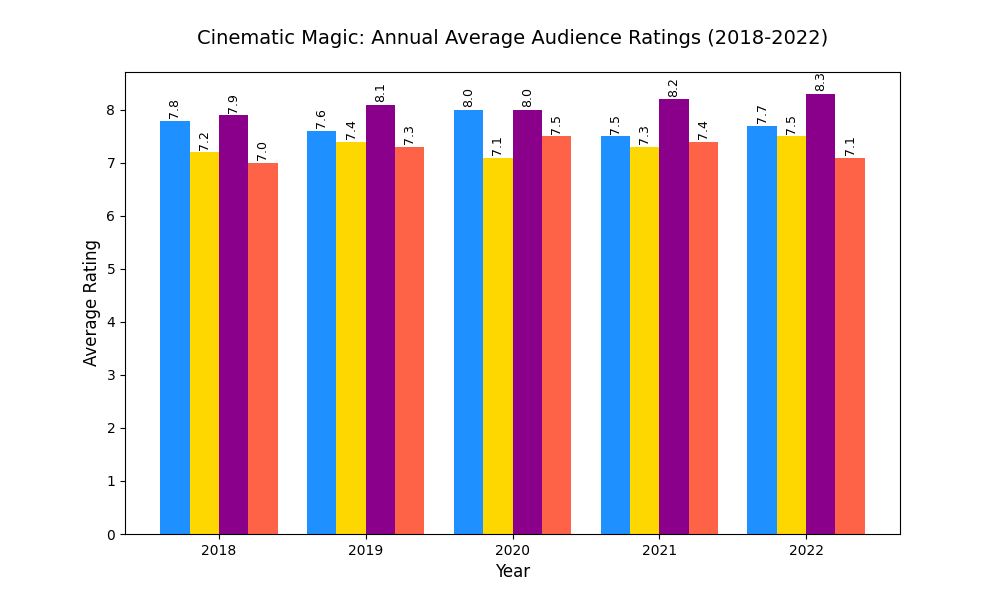

Write Python code to recreate this figure.
import matplotlib.pyplot as plt
import numpy as np

years = ["2018", "2019", "2020", "2021", "2022"]
genres = ["Action", "Romance", "Adventure", "Comedy"]

ratings_data = np.array([
    [7.8, 7.6, 8.0, 7.5, 7.7],  # Action
    [7.2, 7.4, 7.1, 7.3, 7.5],  # Romance
    [7.9, 8.1, 8.0, 8.2, 8.3],  # Adventure
    [7.0, 7.3, 7.5, 7.4, 7.1]   # Comedy
])

colors = ['#1E90FF', '#FFD700', '#8B008B', '#FF6347']

fig, ax = plt.subplots(figsize=(10, 6))
bar_width = 0.2
x_pos = np.arange(len(years))

for i, genre in enumerate(genres):
    ax.bar(x_pos + i * bar_width, ratings_data[i], width=bar_width, color=colors[i])

plt.title('Cinematic Magic: Annual Average Audience Ratings (2018-2022)', fontsize=14, pad=20)
plt.xlabel('Year', fontsize=12)
plt.ylabel('Average Rating', fontsize=12)
plt.xticks(x_pos + bar_width * (len(genres) / 2 - 0.5), years)

for i, genre in enumerate(genres):
    for j in range(len(years)):
        ax.text(x_pos[j] + i * bar_width, ratings_data[i][j] + 0.05, f'{ratings_data[i][j]:.1f}', 
                ha='center', va='bottom', fontsize=9, color='black', rotation=90)

plt.show()
